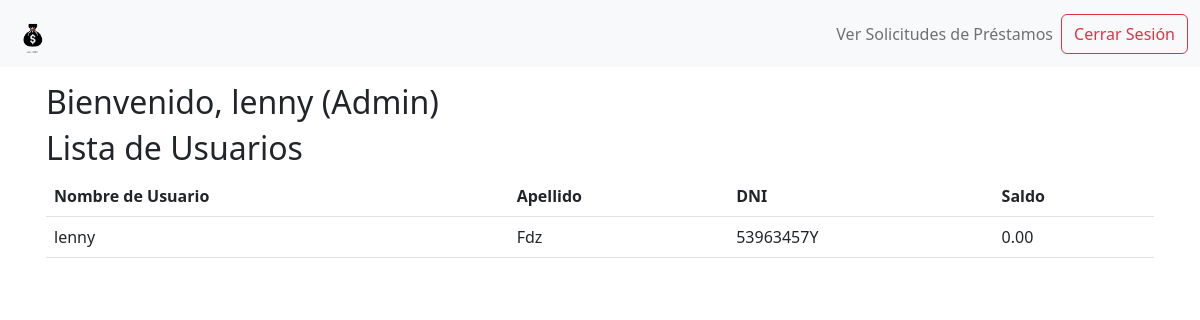
The app's page /html/indexadmin.php (signed in), older data.
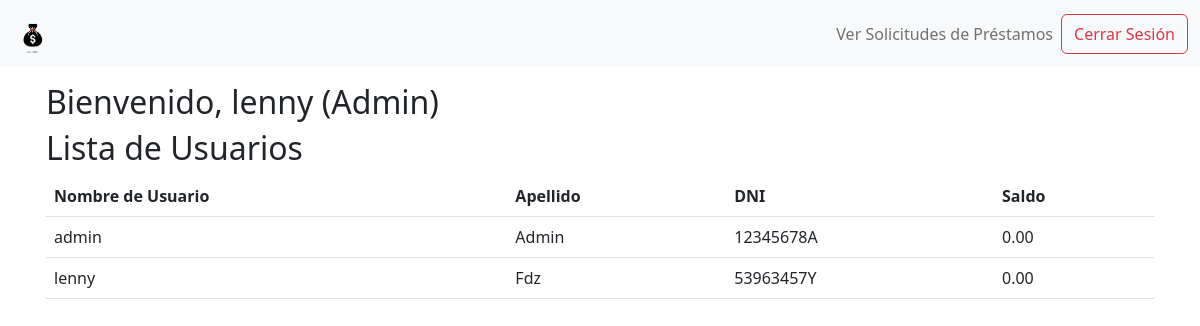
The same page, newer data.
### tables this page shows
CREATE TABLE usuarios (
    nombre_usuario VARCHAR(255) NOT NULL PRIMARY KEY,
    apellido VARCHAR(255) NOT NULL,
    dni VARCHAR(20) NOT NULL UNIQUE,
    email VARCHAR(255) NOT NULL UNIQUE,
    fecha_nacimiento DATE,
    direccion VARCHAR(255),
    codigo_postal VARCHAR(10),
    ciudad VARCHAR(255),
    provincia VARCHAR(255),
    contrasena VARCHAR(255) NOT NULL,
    iban VARCHAR(34)
);

### html/indexadmin.php (the view, shortened to what this page needs)
<?php
$conn = new mysqli('localhost', 'root', 'Ign@fervig12', 'ilerbank');
$usuariosQuery = "SELECT nombre_usuario, apellido, dni, saldo FROM usuarios";
$usuariosResult = $conn->query($usuariosQuery);
?>
<!DOCTYPE html>
<html lang="en">
  <link href="https://cdn.jsdelivr.net/npm/bootstrap@5.2.1/dist/css/bootstrap.min.css" rel="stylesheet"
>
<body>
<header>
       <nav class="navbar navbar-expand-lg navbar-light bg-light">
            <div class="container-fluid">
                <a class="navbar-brand" href="indexadmin.php">
                    <img src="../img/logoBanco.png" alt="Logo del Banco" height="40" class="d-inline-block align-text-top">
                </a>
                <div class="collapse navbar-collapse" id="navbarNav">
                    <ul class="navbar-nav ms-auto">
                        <li class="nav-item">
                            <a class="nav-link" href="aprobar_prestamo.php">Ver Solicitudes de Préstamos</a>
                        </li>
                <form class="d-flex" method="post" action="">
                    <input class="btn btn-outline-danger" type="submit" name="cerrar_sesion" value="Cerrar Sesión">
                </form>
            </div>
        </nav>
    </header>
    <main>
        <div class="container" style="padding: 16px;">
            <h2>Bienvenido, <?php echo $_SESSION['nombre_usuario']; ?> (Admin)</h2>
            <h2>Lista de Usuarios</h2>
            <table class="table">
                <thead>
                    <tr>
                        <th>Nombre de Usuario</th>
                        <th>Apellido</th>
                        <th>DNI</th>
                        <th>Saldo</th>
                    </tr>
                </thead>
                <tbody>
                    <?php
                    while ($usuario = $usuariosResult->fetch_assoc()) {
                        echo "<tr>";
                        echo "<td>{$usuario['nombre_usuario']}</td>";
                        echo "<td>{$usuario['apellido']}</td>";
                        echo "<td>{$usuario['dni']}</td>";
                        echo "<td>{$usuario['saldo']}</td>";
                        echo "</tr>";
                    }
                    ?>
                </tbody>
            </table>
        </div>
    </main>
</body>
</html>

Row changes from the older to the newer data that the page shows:
added usuarios: nombre_usuario "admin", apellido "Admin", dni "12345678A", saldo "0.00"
